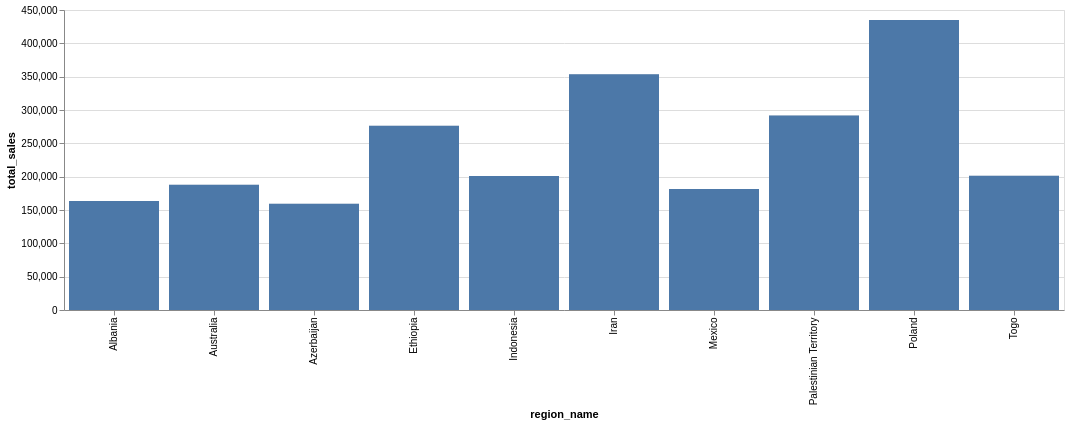

This figure's Vega-Lite source:
### Vega-Lite specification from a JSON file in a GitHub repository (floating-point values rounded to 4 significant figures)
{"config": {"view": {"continuousWidth": 400, "continuousHeight": 300}}, "layer": [{"mark": "bar", "encoding": {"color": {"value": "#ddd"}, "x": {"field": "region_name", "type": "nominal"}, "y": {"field": "total_sales", "type": "quantitative"}}, "height": 300, "selection": {"selector001": {"type": "interval", "encodings": ["x"]}}, "width": 1000}, {"mark": "bar", "encoding": {"x": {"field": "region_name", "type": "nominal"}, "y": {"field": "total_sales", "type": "quantitative"}}, "height": 300, "transform": [{"filter": {"selection": "selector001"}}], "width": 1000}], "data": {"name": "data-e4a5e2906d974f629436c6017bf517b1"}, "$schema": "https://vega.github.io/schema/vega-lite/v4.17.0.json", "datasets": {"data-e4a5e2906d974f629436c6017bf517b1": [{"region_name": "Poland", "total_sales": 435041}, {"region_name": "Iran", "total_sales": 353566}, {"region_name": "Palestinian Territory", "total_sales": 291565}, {"region_name": "Ethiopia", "total_sales": 276368}, {"region_name": "Togo", "total_sales": 201465}, {"region_name": "Indonesia", "total_sales": 201017}, {"region_name": "Australia", "total_sales": 187963}, {"region_name": "Mexico", "total_sales": 181337}, {"region_name": "Albania", "total_sales": 163653}, {"region_name": "Azerbaijan", "total_sales": 159200}]}}
